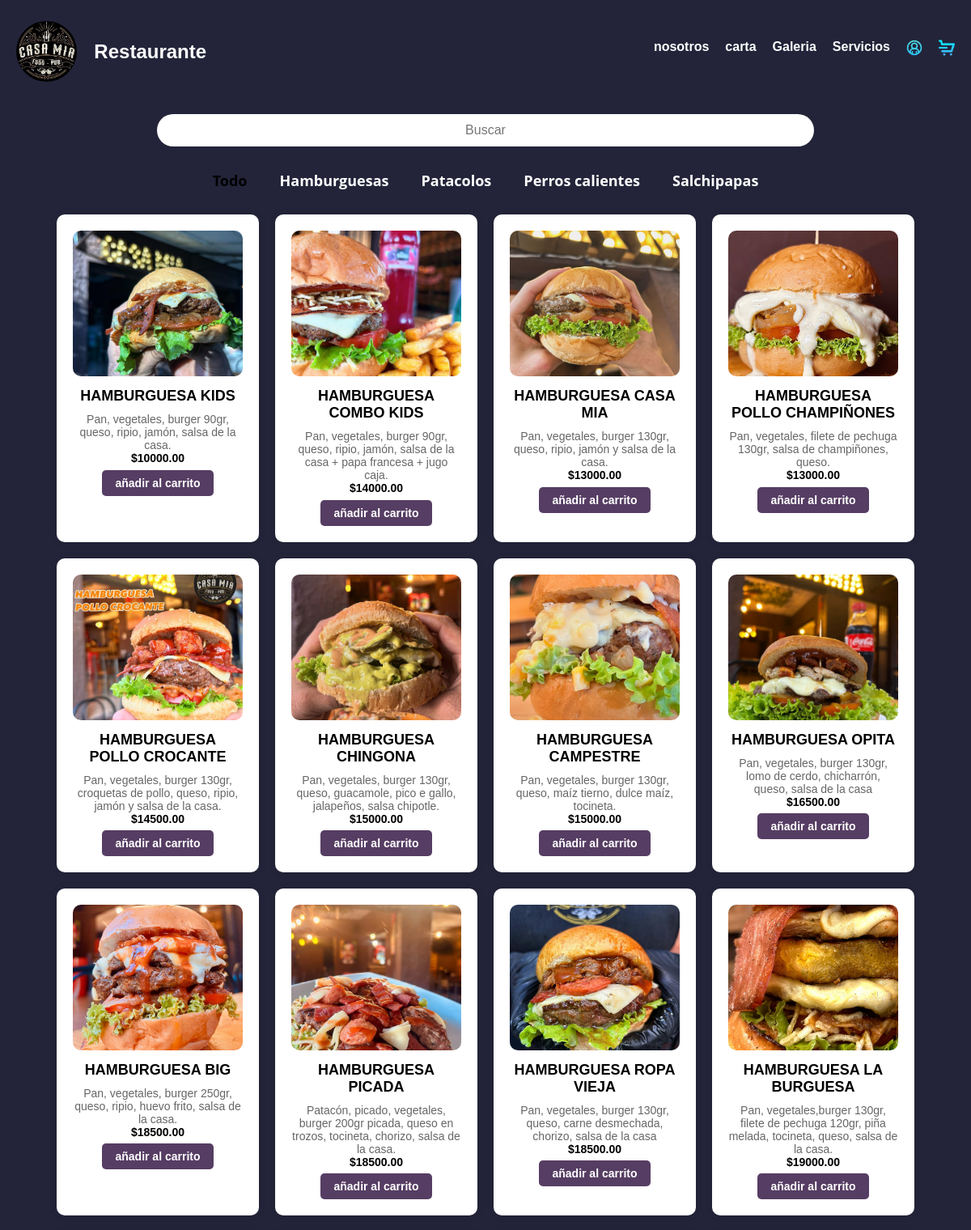
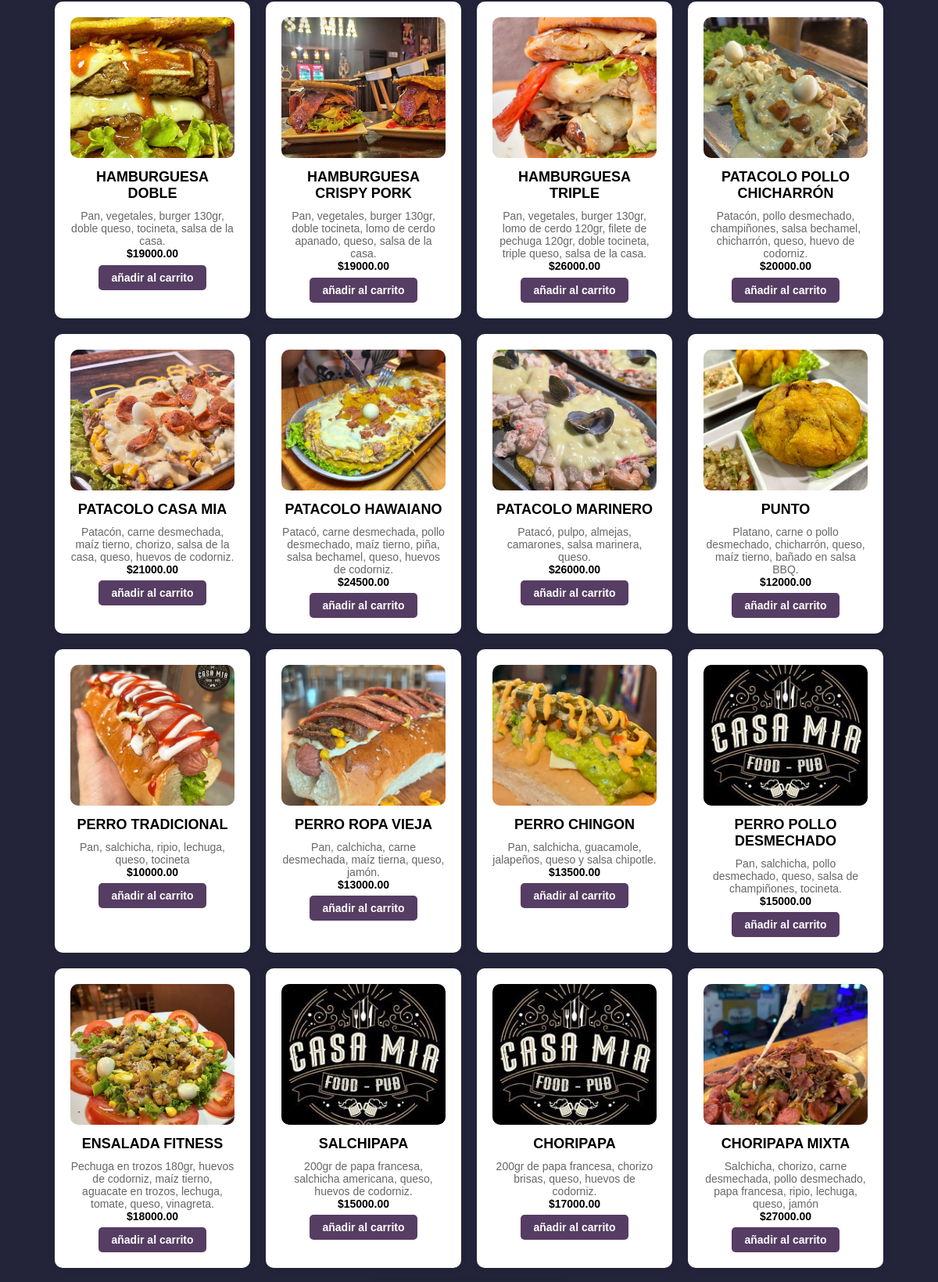
/productos/ (upper part), run on the app's committed database (2 pictures, top to bottom).
### web/models.py (models this page shows)
class Producto(models.Model):
    id = models.AutoField(primary_key=True)
    imagen = models.ImageField(upload_to='productos/', blank=True, null=True)
    nombre = models.CharField(max_length=255)
    caracteristicas = models.TextField()
    precio = models.DecimalField(max_digits=10, decimal_places=2)
    cantidad = models.PositiveIntegerField()
    def __str__(self):
        return f"{self.nombre} - ${self.precio}"

### web/views.py (the view)
# urls.py: path('productos/',views.productos, name='productos'),
def productos(request):
    productos = Producto.objects.all()  # Obtiene todos los productos
    return render(request, 'productos.html', {'productos': productos})

### web/templates/productos.html (shortened to what this page needs)
{% extends 'base.html' %}
{% block content %}
{% load static %}
<link rel="stylesheet" href="{% static 'css/productos.css'%}">
<div class="container">
	<header>
		<form action="javascript:void(0);">
			<input type="text" id="bar-search" class="bar-search" placeholder="Buscar">
		</form>
		<div id="categories" class="categories">
			<a href="javascript:void(0);" class="active">
			 Todo
			</a>
			<a href="javascript:void(0);">
			 Hamburguesas
			</a>
			<a href="javascript:void(0);">
			 Patacolos
			</a>
			<a href="javascript:void(0);">
			 Perros calientes
			</a>
			<a href="javascript:void(0);">
			 Salchipapas
			</a>
		</div>
	</header>
{% if productos %}
    <div class="productos-container">
        {% for producto in productos %}
            <div class="producto-card">
                {% if producto.imagen %}
                    <img src="{{ producto.imagen.url }}" alt="{{ producto.nombre }}">
                {% else %}
                    <img src="{% static 'img/no-image.png' %}" alt="Sin imagen">
                {% endif %}
                <h2>{{ producto.nombre }}</h2>
                <p>{{ producto.caracteristicas }}</p>
                <p class="precio">${{ producto.precio }}</p>
                <button type="button" class="btn btn-success btn-sm comprar-btn" data-id="{{producto}}">añadir al carrito</button>
            </div>
        {% endfor %}
    </div>
{% else %}
    <p>No hay productos disponibles.</p>
{% endif %}
{% endblock %}

### web/static/css/style.css (style rules this page uses)
* { margin: 0; padding: 0; box-sizing: border-box; }
body { font-family: Arial, sans-serif; background-color: rgba(35, 36, 57, 1); background-repeat: no-repeat; background-attachment: fixed; background-size: cover; }
header { background-color: rgba(35, 36, 57, 1); padding: 20px; }

### web/static/css/productos.css (style rules this page uses)
a { text-decoration: none; }
.container header form { display: flex; justify-content: center; margin-bottom: 20px; width: 100%; }
.container header form .bar-search { background-color: #ffffff; border-radius: 100px; border-style: none; font-size: 1rem; height: 40px; line-height: 40px; padding: 0 20px; text-align: center; width: 70%; }
.container header .categories { display: flex; flex-wrap: wrap; justify-content: center; }
.container header .categories a { color: #ffffff; font: 700 18px 'Open Sans', sans-serif; margin: 10px 20px; }
.container header .categories a.active { color: #000000; }
.productos-container { display: flex; flex-wrap: wrap; justify-content: center; gap: 20px; margin-bottom: 10%; }
.producto-card { background: white; border-radius: 10px; box-shadow: 0 0 10px rgba(0, 0, 0, 0.1); padding: 20px; text-align: center; width: 250px; }
.producto-card img { width: 100%; height: 180px; object-fit: cover; border-radius: 10px; }
h2 { font-size: 18px; margin: 10px 0; }
p { font-size: 14px; color: #666; }
.precio { font-weight: bold; color: #000000; }
.comprar-btn { margin-top: 3%; background-color: #563d63; border: none; color: white; padding: 8px 16px; font-size: 14px; font-weight: bold; border-radius: 5px; cursor: pointer; transition: all 0.3s ease-in-out; display: inline-flex; align-items: center; gap: 5px; }

### data on the page
Producto: imagen (picture), nombre "HAMBURGUESA KIDS", caracteristicas "Pan, vegetales, burger 90gr, queso, ripio, jamón, salsa de la casa.", precio "10000.00"
Producto: imagen (picture), nombre "HAMBURGUESA COMBO KIDS", caracteristicas "Pan, vegetales, burger 90gr, queso, ripio, jamón, salsa de la casa + papa francesa + jugo caja.", precio "14000.00"
Producto: imagen (picture), nombre "HAMBURGUESA CASA MIA", caracteristicas "Pan, vegetales, burger 130gr, queso, ripio, jamón y salsa de la casa.", precio "13000.00"
Producto: imagen (picture), nombre "HAMBURGUESA POLLO CHAMPIÑONES", caracteristicas "Pan, vegetales, filete de pechuga 130gr, salsa de champiñones, queso.", precio "13000.00"
Producto: imagen (picture), nombre "HAMBURGUESA POLLO CROCANTE", caracteristicas "Pan, vegetales, burger 130gr, croquetas de pollo, queso, ripio, jamón y salsa de la casa.", precio "14500.00"
Producto: imagen (picture), nombre "HAMBURGUESA CHINGONA", caracteristicas "Pan, vegetales, burger 130gr, queso, guacamole, pico e gallo, jalapeños, salsa chipotle.", precio "15000.00"
Producto: imagen (picture), nombre "HAMBURGUESA CAMPESTRE", caracteristicas "Pan, vegetales, burger 130gr, queso, maíz tierno, dulce maíz, tocineta.", precio "15000.00"
Producto: imagen (picture), nombre "HAMBURGUESA OPITA", caracteristicas "Pan, vegetales, burger 130gr, lomo de cerdo, chicharrón, queso, salsa de la casa", precio "16500.00"
Producto: imagen (picture), nombre "HAMBURGUESA BIG", caracteristicas "Pan, vegetales, burger 250gr, queso, ripio, huevo frito, salsa de la casa.", precio "18500.00"
Producto: imagen (picture), nombre "HAMBURGUESA PICADA", caracteristicas "Patacón, picado, vegetales, burger 200gr picada, queso en trozos, tocineta, chorizo, salsa de la casa.", precio "18500.00"
Producto: imagen (picture), nombre "HAMBURGUESA ROPA VIEJA", caracteristicas "Pan, vegetales, burger 130gr, queso, carne desmechada, chorizo, salsa de la casa", precio "18500.00"
Producto: imagen (picture), nombre "HAMBURGUESA LA BURGUESA", caracteristicas "Pan, vegetales,burger 130gr, filete de pechuga 120gr, piña melada, tocineta, queso, salsa de la casa.", precio "19000.00"
Producto: imagen (picture), nombre "HAMBURGUESA DOBLE", caracteristicas "Pan, vegetales, burger 130gr, doble queso, tocineta, salsa de la casa.", precio "19000.00"
Producto: imagen (picture), nombre "HAMBURGUESA CRISPY PORK", caracteristicas "Pan, vegetales, burger 130gr, doble tocineta, lomo de cerdo apanado, queso, salsa de la casa.", precio "19000.00"
Producto: imagen (picture), nombre "HAMBURGUESA TRIPLE", caracteristicas "Pan, vegetales, burger 130gr, lomo de cerdo 120gr, filete de pechuga 120gr, doble tocineta, triple queso, salsa de la casa.", precio "26000.00"
Producto: imagen (picture), nombre "PATACOLO POLLO CHICHARRÓN", caracteristicas "Patacón, pollo desmechado, champiñones, salsa bechamel, chicharrón, queso, huevo de codorniz.", precio "20000.00"
Producto: imagen (picture), nombre "PATACOLO CASA MIA", caracteristicas "Patacón, carne desmechada, maíz tierno, chorizo, salsa de la casa, queso, huevos de codorniz.", precio "21000.00"
Producto: imagen (picture), nombre "PATACOLO HAWAIANO", caracteristicas "Patacó, carne desmechada, pollo desmechado, maíz tierno, piña, salsa bechamel, queso, huevos de codorniz.", precio "24500.00"
Producto: imagen (picture), nombre "PATACOLO MARINERO", caracteristicas "Patacó, pulpo, almejas, camarones, salsa marinera, queso.", precio "26000.00"
Producto: imagen (picture), nombre "PUNTO", caracteristicas "Platano, carne o pollo desmechado, chicharrón, queso, maíz tierno, bañado en salsa BBQ.", precio "12000.00"
Producto: imagen (picture), nombre "PERRO TRADICIONAL", caracteristicas "Pan, salchicha, ripio, lechuga, queso, tocineta", precio "10000.00"
Producto: imagen (picture), nombre "PERRO ROPA VIEJA", caracteristicas "Pan, calchicha, carne desmechada, maíz tierna, queso, jamón.", precio "13000.00"
Producto: imagen (picture), nombre "PERRO CHINGON", caracteristicas "Pan, salchicha, guacamole, jalapeños, queso y salsa chipotle.", precio "13500.00"
Producto: imagen (picture), nombre "PERRO POLLO DESMECHADO", caracteristicas "Pan, salchicha, pollo desmechado, queso, salsa de champiñones, tocineta.", precio "15000.00"
Producto: imagen (picture), nombre "ENSALADA FITNESS", caracteristicas "Pechuga en trozos 180gr, huevos de codorniz, maíz tierno, aguacate en trozos, lechuga, tomate, queso, vinagreta.", precio "18000.00"
Producto: imagen (picture), nombre "SALCHIPAPA", caracteristicas "200gr de papa francesa, salchicha americana, queso, huevos de codorniz.", precio "15000.00"
Producto: imagen (picture), nombre "CHORIPAPA", caracteristicas "200gr de papa francesa, chorizo brisas, queso, huevos de codorniz.", precio "17000.00"
Producto: imagen (picture), nombre "CHORIPAPA MIXTA", caracteristicas "Salchicha, chorizo, carne desmechada, pollo desmechado, papa francesa, ripio, lechuga, queso, jamón", precio "27000.00"
